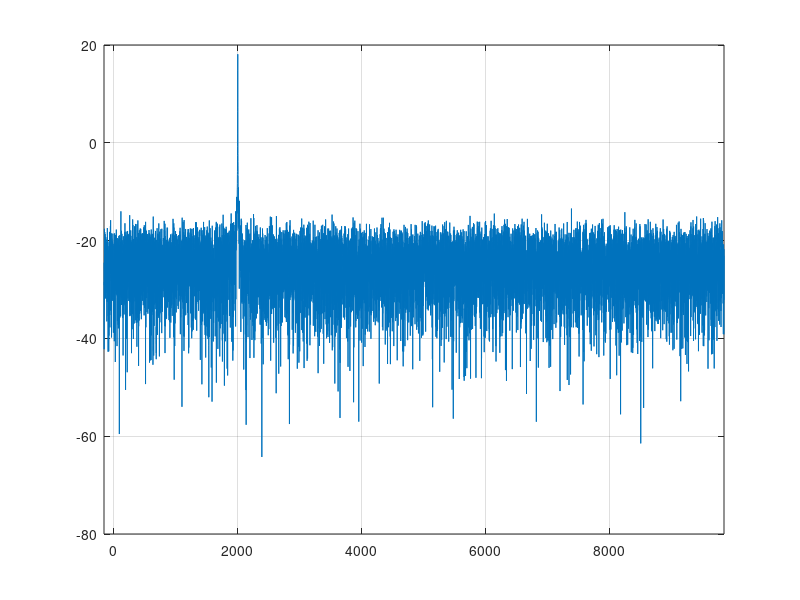
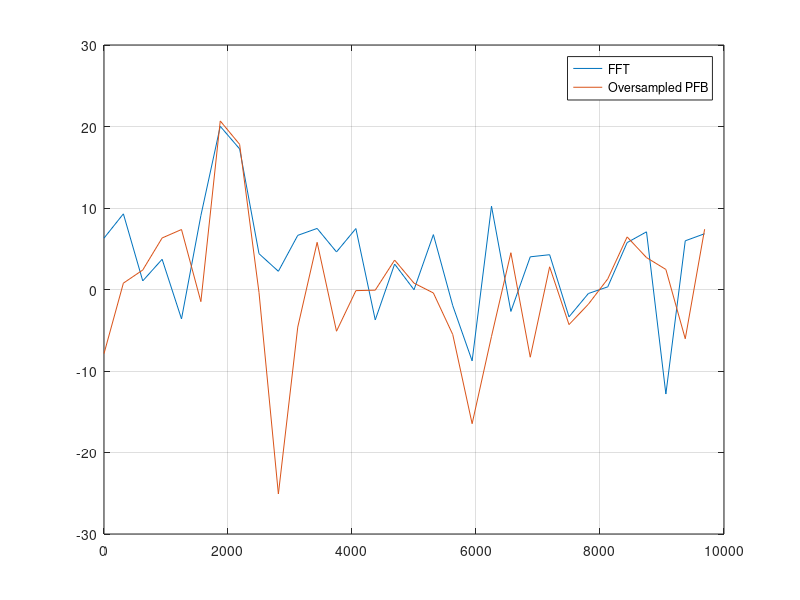

Here is the MATLAB script that generated these plots, in order:
clearvars;
% streaming oversampled PFB simulation code

% Polyphase filterbank parameters
M = 32;  % Polyphase branches (NFFT)
L = 256; % Taps in prototype FIR filter
P = L/M; % Taps in branch of a polyphase FIR filter
D = 24;  % decimation rate (D <= M)

% Compute ifft shifting states
Nstates = 4; % numerator of simplest rational fraction M/D
shift_state = zeros(1,Nstates);

for n=0:Nstates-1
  shift_state(n+1) = mod(n*D, M);
end

% Design prototype LPF (Hanning window)
idx = -P/2*(M/D):1/D:(M/D)*P/2-1/D; % (M/D) 1/D to extend to the correct L length. Note: need to design the filter for the decimation rate D not the maximally sampled rate M in fact I really need to investiagate proper filter design here to get a super tight corner to achieve an image rejection as low as askap does of -60dB.
x = sinc(idx);
hann = hanning(L).';

h = x.*hann;

% Data generation
fs = 10e3;   % sample rate (Hz)
f  = 2e3;  % SOI frequency (Hz)
t = 2;       % simulation time (seconds)
T = 1/fs;    % sample period (seconds)

Nsamps = fs*t;
n = 0:Nsamps-1; % sample index

signal = 20/sqrt(2)*(cos(2*pi*f/fs*n) + 1j*sin(2*pi*f/fs*n));
noise = 10/sqrt(2)*(randn(1,Nsamps) + 1j*randn(1,Nsamps)); 

x = signal + noise;

% oversampled PFB processing
input_buffer = zeros(1,M);               % input ports on PFB
filter_state = zeros(1,L);               % memory of samples going through PFB
shift_buffer = zeros(1,L);               % circular shift buffer for oversampling correction.
ifft_buffer  = zeros(1,M);               % input ports to the FFT
pfb_output   = zeros(M ,ceil(Nsamps/D)); % Decimates by D, producing M channels (when D=M, maximally sampled PFB)

data_ptr = 1; % pointer to data location
output_ctr = 1;
while data_ptr < length(x)-D

  % rotate filter state and shift new samples in by decimation rate
  filter_state = circshift(filter_state, -D);
  filter_state(end-D+1:end) = x(data_ptr:data_ptr+D-1);
  %NOTE: The commented lines here would be how data could be shifted in a
  %sort of streaming 'serial' example where the data moves up the array
  %like a shift register instead of down like the orginal committed
  %version. I.e., this would implement exactly how fjh explains in his
  %chapter, that you start at port D and move up to zero. That is what the
  %The flip does, it positions the first sample at D, going to zero.
  %This removes the L (filter_length) offset from the multiply
  %accumulate step of the polyphase filters and the index match the same as
  %the h filter (but it always could have matched because we are designing
  %here for a symmetric FIR filter -- it wouldn't be the case if the filter
  %were not symmetric I don't think).
%   filter_state = circshift(filter_state, D);
%   filter_state(1:D) = flip(x(data_ptr:data_ptr+D-1));
  data_ptr = data_ptr + D;
  
  % polyphase filter computation
  for m = 0:M-1
    for p = 0:P-1
      ifft_buffer(m+1) = ifft_buffer(m+1) + h(p*M+m+1)*filter_state(L-p*M-m);
%       ifft_buffer(m+1) = ifft_buffer(m+1) + h(p*M+m+1)*filter_state(p*M+m+1);
    end
  end

  % apply phase correction
  ifft_buffer = circshift(ifft_buffer, shift_state(1)); % always grab first element because we are rotating the shift_bufer
  shift_state = circshift(shift_state, 1);
  
  % ifft computation
  pfb_output(:, output_ctr) = ifft(ifft_buffer, M);
  ifft_buffer = zeros(1,M); % need to clear out the ifft buffer you dum dum
  output_ctr = output_ctr + 1;
end

% Second stage PFB (FFT for now)

% plot the output of the PFB compared to the FFT
offset = 8; % wait offset samples for output

figure(99);
X = fft(x(offset:offset+M), M)/M;
fbins = 0:M-1;
f = fbins*fs/M;
plot(f, 20*log10(abs(X)), f, 20*log10(abs((pfb_output(:,offset))))); grid on;
legend('FFT', 'Oversampled PFB');

% Second stage (fine channel mode) - forming a single spectrum for now, not
% averaging across multiple windows. This is the manefistation of the
% scalloping in the critically sampled case.
fs_decimated = fs/D; % decimated sample rate on the output of the pfb (Hz)
Nfft = 512;
fbins = 0:Nfft-1;

df = fs_decimated/Nfft; % bin width (Hz)
f = fbins*df;

hsov = fs/2*(1/D-1/M)/df; % half-sided overlap - bins to throw away on the right and left channels boundries
channel_bins = Nfft-hsov*2; % channels reamining after discarding overlapped regions.

full_pfb_spectrum = fftshift(fft(pfb_output(:, offset:Nfft+offset), Nfft, 2), 2)/Nfft; % apply the fft across the matrix
pfb_spectrum = full_pfb_spectrum(:, hsov:end-hsov-1);

% for m = 1:M
%   figure(2);
%   subplot(4,8,m);
%   fbins_corrected = ((m-1)-1/2)*(Nfft-2*hsov):((m-1)+1/2)*(Nfft-2*hsov)-1;
%   f_corrected = fbins_corrected*fs_decimated/Nfft;
%   plot(f_corrected, 20*log10(abs(pfb_spectrum(m,:)))); grid on;
%   xlim([min(f_corrected), max(f_corrected)]);
%   ylim([-60, 20]);
% end

figure(11);
os_pfb_stitch = reshape(pfb_spectrum.', [1, (Nfft-2*hsov)*M]);
fbins_os = (-Nfft/2+hsov-1):((M*Nfft-Nfft/2-1)-2*M*(hsov-1)-1);
f_os = fbins_os*fs_decimated/Nfft;
plot(f_os, 20*log10(abs(os_pfb_stitch))); grid on;
xlim([min(f_os), max(f_os)]);